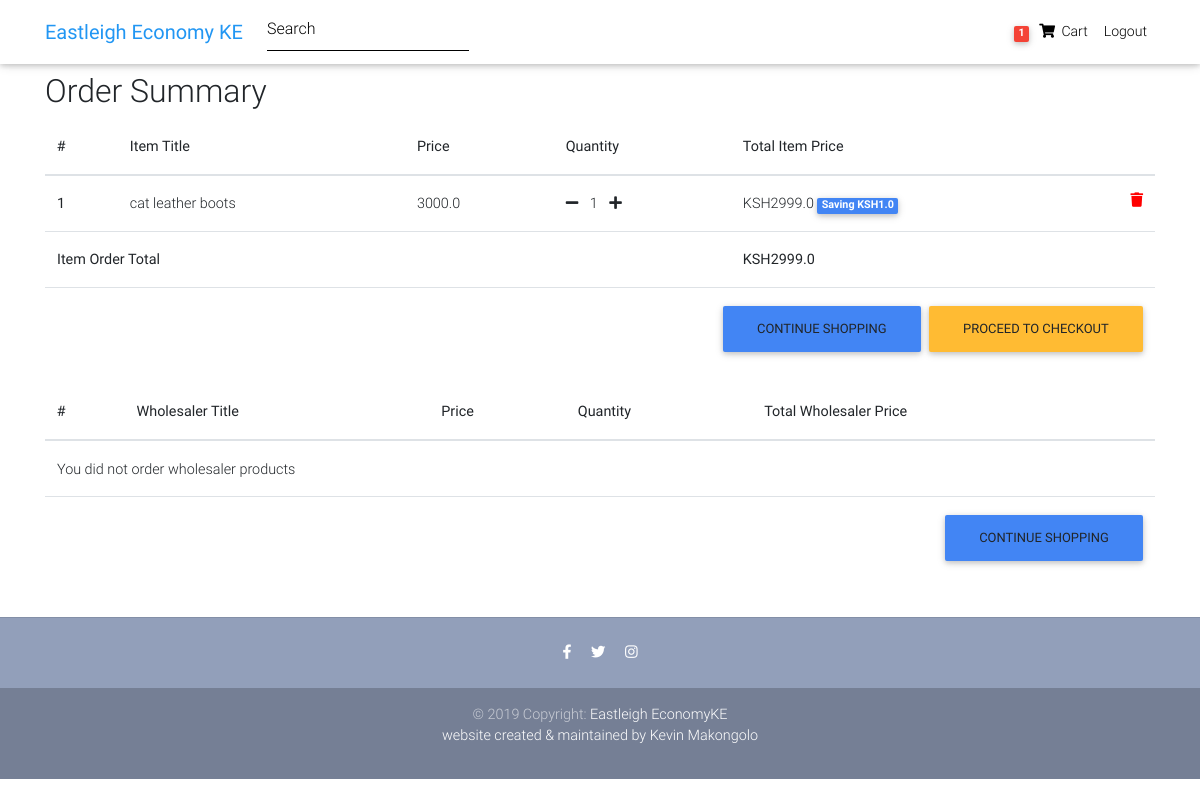
/order-summary/ (signed in), run on the app's committed database.
### core/models.py (models this page shows, shortened)
class Order(models.Model):
    user = models.ForeignKey(settings.AUTH_USER_MODEL,
                             on_delete=models.CASCADE)
    ref_code = models.CharField(max_length=20, blank=True, null=True)
    items = models.ManyToManyField(OrderItem, blank=True)
    item_size = models.ForeignKey(
          'Item',  related_name='size', on_delete=models.SET_NULL, blank=True, null=True)
    wholesalers = models.ManyToManyField(OrderWholesaler, blank=True)
    wholesaler_size = models.ForeignKey(
       'Wholesaler',  related_name='size', on_delete=models.SET_NULL, blank=True, null=True)
    start_date = models.DateTimeField(auto_now_add=True)
    ordered_date = models.DateTimeField()
    ordered = models.BooleanField(default=False)
    shipping_address = models.ForeignKey(
        'Address', related_name='shipping_address', on_delete=models.SET_NULL, blank=True, null=True)
    billing_address = models.ForeignKey(
        'Address', related_name='billing_address', on_delete=models.SET_NULL, blank=True, null=True)
    payment = models.ForeignKey(
        'Payment', on_delete=models.SET_NULL, blank=True, null=True)
    coupon = models.ForeignKey(
        'Coupon', on_delete=models.SET_NULL, blank=True, null=True)
    being_delivered = models.BooleanField(default=False)
    received = models.BooleanField(default=False)
    refund_requested = models.BooleanField(default=False)
    refund_granted = models.BooleanField(default=False)
    category = models.CharField(choices=CATEGORY_CHOICES, max_length=3, default=False)
    '''
    1. Item added to cart
    2. Adding a billing address
    (Failed checkout)
    3. Payment
    (Preprocessing, processing, packaging etc.)
    4. Being delivered
    5. Received
    6. Refunds
    '''
    def get_total(self):
        total = 0
        for order_item in self.items.all():
            total += order_item.get_final_price()
        if self.coupon:
            total -= self.coupon.amount
        return total
    def get_wholesaler_total(self):
        total = 0
        for order_wholesaler in self.wholesalers.all():
            total += order_wholesaler.get_final_price()
        if self.coupon:
            total -= self.coupon.amount
        return total

class OrderItem(models.Model):
    user = models.ForeignKey(settings.AUTH_USER_MODEL,
                             on_delete=models.CASCADE)
    ordered = models.BooleanField(default=False)
    item = models.ForeignKey(Item, on_delete=models.CASCADE)
    quantity = models.IntegerField(default=1)
    def get_total_item_price(self):
        return self.quantity * self.item.price
    def get_total_discount_item_price(self):
        return self.quantity * self.item.discount_price
    def get_amount_saved(self):
        return self.get_total_item_price() - self.get_total_discount_item_price()
    def get_final_price(self):
        if self.item.discount_price:
            return self.get_total_discount_item_price()
        return self.get_total_item_price()

class Item(models.Model):
    title = models.CharField(max_length=100)
    price = models.FloatField()
    discount_price = models.FloatField(blank=True, null=True)
    category = models.CharField(choices=CATEGORY_CHOICES, max_length=3)
    label = models.CharField(choices=LABEL_CHOICES, max_length=1)
    slug = models.SlugField()
    description = models.TextField()
    item_size = models.CharField(choices=SIZE_CHOICES, max_length=2)
    image = models.ImageField(upload_to='items/%Y/%m/%d')
    image_1 = models.ImageField(upload_to='items/%Y/%m/%d/', blank=True)
    image_2 = models.ImageField(upload_to='items/%Y/%m/%d/', blank=True)

### core/views.py (the view)
# urls.py: path('order-summary/', OrderSummaryView.as_view(), name='order-summary'),
class OrderSummaryView(LoginRequiredMixin, View):
    def get(self, *args, **kwargs):
        try:
            order = Order.objects.get(user=self.request.user, ordered=False)
            context = {
                'object': order
            }
            return render(self.request, 'order_summary.html', context)
        except ObjectDoesNotExist:
            messages.warning(self.request, "You do not have an active order")
            return redirect("/")

### core/templatetags/cart_template_tags.py (called while the page is built)
@register.filter
def cart_item_count(user):
    if user.is_authenticated:
        qs = Order.objects.filter(user=user, ordered=False)
        if qs.exists():
            return qs[0].items.count()
    return 0

### templates/order_summary.html (shortened to what this page needs)
{% extends "base.html" %}
{% block content %}
  <main>
    <div class="container">
    <div class="table-responsive text-nowrap">
    <h2>Order Summary</h2>
    <table class="table">
        <thead>
        <tr>
            <th scope="col">#</th>
            <th scope="col">Item Title</th>
            <th scope="col">Price</th>
            <th scope="col">Quantity</th>
            <th scope="col">Total Item Price</th>
        </tr>
        </thead>
        <tbody>
        {% for order_item in object.items.all %}
        <tr>
            <th scope="row">{{ forloop.counter }}</th>
            <td>{{ order_item.item.title }}</td>
            <td>{{ order_item.item.price }}</td>
            <td>
                <a href="{% url 'core:remove-single-item-from-cart' order_item.item.slug %}">
                  <i class="fas fa-minus mr-2"></i></a>
                {{ order_item.quantity }}
                <a href="{% url 'core:add-to-cart' order_item.item.slug %}">
                  <i class="fas fa-plus ml-2"></i></a>
            </td>
            <td>
            {% if order_item.item.discount_price %}
                KSH{{ order_item.get_total_discount_item_price }}
                <span class="badge badge-primary">Saving KSH{{ order_item.get_amount_saved }}</span>
            {% else %}
                KSH{{ order_item.get_total_item_price }}
            {% endif %}
            <a style='color: red;' href="{% url 'core:remove-from-cart' order_item.item.slug %}">
                <i class="fas fa-trash float-right"></i>
            </a>
            </td>
        </tr>
        {% endfor %}
        {% if object.get_total %}
        <tr>
            <td colspan="4"><b>Item Order Total</b></td>
            <td><b>KSH{{ object.get_total }}</b></td>
        </tr>
        <tr>
            <td colspan="5">
            <a class='btn btn-warning float-right ml-2' href='/checkout/'>Proceed to checkout</a>
            <a class='btn btn-primary float-right' href='/'>Continue shopping</a>
            </td>
        </tr>
        {% endif %}
    </table>
    <table class="table">
      <thead>
      <tr>
          <th scope="col">#</th>
          <th scope="col">Wholesaler Title</th>
          <th scope="col">Price</th>
          <th scope="col">Quantity</th>
          <th scope="col">Total Wholesaler Price</th>
      </tr>
      </thead>
      <tbody>
        {% for order_wholesaler in object.wholesalers.all %}
<tr>
    <th scope="row">{{ forloop.counter }}</th>
    <td>{{ order_wholesaler.wholesaler.title }}</td>
    <td>{{ order_wholesaler.wholesaler.price }}</td>
    <td>
        <a href="{% url 'core:remove-single-wholesaler-from-cart' order_wholesaler.wholesaler.slug %}">
          <i class="fas fa-minus mr-2"></i></a>
        {{ order_wholesaler.quantity }}
        <a href="{% url 'core:add-wholesaler-to-cart' order_wholesaler.wholesaler.slug %}">
          <i class="fas fa-plus ml-2"></i></a>
    </td>
    <td>
    {% if order_wholesaler.wholesaler.discount_price %}
        KSH{{ order_wholesaler.get_total_discount_wholesaler_price }}
        <span class="badge badge-primary">Saving KSH{{ order_wholesaler.get_amount_saved }}</span>
    {% else %}
        KSH{{ order_wholesaler.get_total_wholesaler_price }}
    {% endif %}
    <a style='color: red;' href="{% url 'core:remove-wholesaler-from-cart' order_wholesaler.wholesaler.slug %}">
        <i class="fas fa-trash float-right"></i>
    </a>
    </td>
</tr>
{% empty %}
<tr>
    <td colspan='5'>You did not order wholesaler products</td>
</tr>
<tr>
    <td colspan="5">
    <a class='btn btn-primary float-right' href='/'>Continue shopping</a>
    </td>
</tr>
{% endfor %}
        </tbody>
    </table>
    </div>
    </div>
  </main>
{% endblock content %}

### templates/navbar.html (shortened to what this page needs)
{% load cart_template_tags %}
<nav class="navbar fixed-top navbar-expand-lg navbar-light white scrolling-navbar">
    <div class="container">
      <a class="navbar-brand waves-effect" href="/">
        <strong class="blue-text">Eastleigh Economy KE</strong>
      </a>
      <form class="form-inline">
        <div class="md-form my-0">
          <input class="form-control mr-sm-2" type="text" placeholder="Search" aria-label="Search">
        </div>
      </form>
      <div class="collapse navbar-collapse" id="navbarSupportedContent">
        <ul class="navbar-nav nav-flex-icons">
          {% if request.user.is_authenticated %}
          <li class="nav-item">
            <a href="{% url 'core:order-summary' %}" class="nav-link waves-effect">
              <span class="badge red z-depth-1 mr-1"> {{ request.user|cart_item_count }} </span>
              <i class="fas fa-shopping-cart"></i>
              <span class="clearfix d-none d-sm-inline-block"> Cart </span>
            </a>
          </li>
          <li class="nav-item">
            <a class="nav-link waves-effect" href="{% url 'account_logout' %}">
              <span class="clearfix d-none d-sm-inline-block"> Logout </span>
            </a>
          </li>
          {% endif %}
        </ul>
      </div>
    </div>
  </nav>

### templates/base.html (style rules this page uses)
html, body, header, .carousel { height: 60vh; }

### data on the page
OrderItem: item "cat leather boots", item.price "3000.0", quantity "1", get_total_discount_item_price "2999.0", get_amount_saved "1.0"
Order: get_total "2999.0"

### other printed values
{{ request.user|cart_item_count }} "1"
